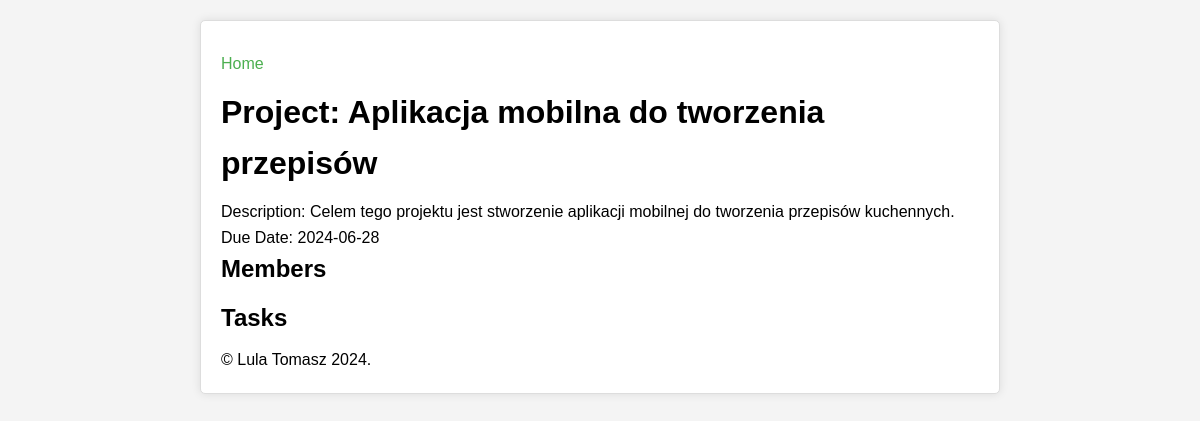
/project_info/6, run on the app's committed database.
### tables this page shows
CREATE TABLE project (
            id INTEGER PRIMARY KEY AUTOINCREMENT,
            name TEXT NOT NULL,
            description TEXT,
            due_date DATE NOT NULL
        );

### app.py (the view)
@app.route('/project_info/<int:project_id>')
def project_info(project_id):
    conn = sqlite3.connect('projects.db')
    cursor = conn.cursor()
    cursor.execute('SELECT * FROM project WHERE id=?', (project_id,))
    project_data = cursor.fetchone()
    if not project_data:
        conn.close()
        return 'Project not found', 404
    project = Project(*project_data)
    cursor.execute('SELECT * FROM task WHERE project_id=?', (project_id,))
    tasks_data = cursor.fetchall()
    tasks = [Task(*task[:6]) for task in tasks_data]
    cursor.execute('''
        SELECT user.id, user.username FROM user
        JOIN project_member ON user.id = project_member.user_id
        WHERE project_member.project_id = ?
    ''', (project_id,))
    members = cursor.fetchall()
    conn.close()
    return render_template('project_info.html', project=project, tasks=tasks, members=members)

### templates/project_info.html (shortened to what this page needs)
{% extends 'base.html' %}
{% block content %}
    <h1>Project: {{ project.name }}</h1>
    <p>Description: {{ project.description }}</p>
    <p>Due Date: {{ project.due_date }}</p>
    <h2>Members</h2>
    <h2>Tasks</h2>
{% endblock %}

### static/css/styles.css (style rules this page uses)
* { margin: 0; padding: 0; box-sizing: border-box; }
body { font-family: Arial, sans-serif; line-height: 1.6; background-color: #f4f4f4; margin: 20px; }
h1, h2, h3 { margin-bottom: 10px; }

### data on the page
project: name "Aplikacja mobilna do tworzenia przepisów", description "Celem tego projektu jest stworzenie aplikacji mobilnej do tworzenia przepisów kuchennych.", due_date "2024-06-28"
